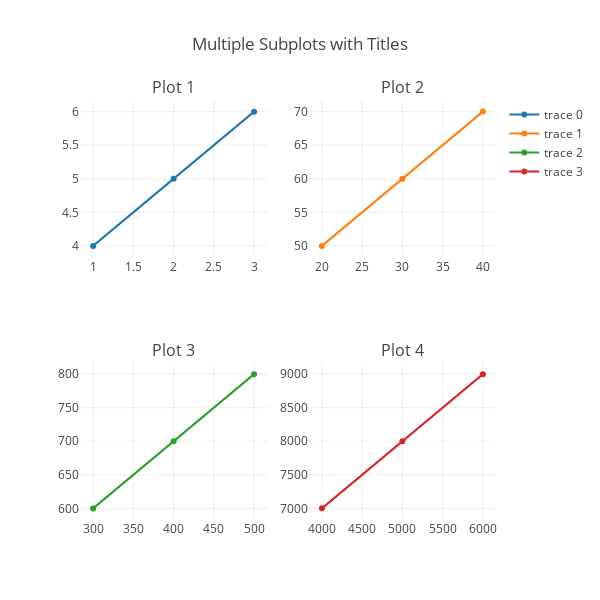

The notebook cell saved with this chart:
### Markdown cell above
## Multi subplots

### Code cell
from plotly import tools
# import plotly.plotly as py
import plotly.graph_objs as go
from plotly.offline import download_plotlyjs, init_notebook_mode, plot, iplot

init_notebook_mode(connected=True)

trace1 = go.Scatter(x=[1, 2, 3], y=[4, 5, 6])
trace2 = go.Scatter(x=[20, 30, 40], y=[50, 60, 70])
trace3 = go.Scatter(x=[300, 400, 500], y=[600, 700, 800])
trace4 = go.Scatter(x=[4000, 5000, 6000], y=[7000, 8000, 9000])

fig = tools.make_subplots(rows=2, cols=2, subplot_titles=('Plot 1', 'Plot 2',
                                                          'Plot 3', 'Plot 4'))

fig.append_trace(trace1, 1, 1)
fig.append_trace(trace2, 1, 2)
fig.append_trace(trace3, 2, 1)
fig.append_trace(trace4, 2, 2)

fig['layout'].update(height=600, width=600, title='Multiple Subplots' +
                                                  ' with Titles')

iplot(fig)

### Figure 1 — Plotly figure (JSON) as saved in the notebook; plotly's stock layout.template omitted (floating-point values rounded to 4 significant figures)
{"data": [{"type": "scatter", "x": [1, 2, 3], "xaxis": "x1", "y": [4, 5, 6], "yaxis": "y1"}, {"type": "scatter", "x": [20, 30, 40], "xaxis": "x2", "y": [50, 60, 70], "yaxis": "y2"}, {"type": "scatter", "x": [300, 400, 500], "xaxis": "x3", "y": [600, 700, 800], "yaxis": "y3"}, {"type": "scatter", "x": [4000, 5000, 6000], "xaxis": "x4", "y": [7000, 8000, 9000], "yaxis": "y4"}], "layout": {"annotations": [{"font": {"size": 16}, "showarrow": false, "text": "Plot 1", "x": 0.225, "xanchor": "center", "xref": "paper", "y": 1, "yanchor": "bottom", "yref": "paper"}, {"font": {"size": 16}, "showarrow": false, "text": "Plot 2", "x": 0.775, "xanchor": "center", "xref": "paper", "y": 1, "yanchor": "bottom", "yref": "paper"}, {"font": {"size": 16}, "showarrow": false, "text": "Plot 3", "x": 0.225, "xanchor": "center", "xref": "paper", "y": 0.375, "yanchor": "bottom", "yref": "paper"}, {"font": {"size": 16}, "showarrow": false, "text": "Plot 4", "x": 0.775, "xanchor": "center", "xref": "paper", "y": 0.375, "yanchor": "bottom", "yref": "paper"}], "height": 600, "title": "Multiple Subplots with Titles", "width": 600, "xaxis1": {"anchor": "y1", "domain": [0, 0.45]}, "xaxis2": {"anchor": "y2", "domain": [0.55, 1]}, "xaxis3": {"anchor": "y3", "domain": [0, 0.45]}, "xaxis4": {"anchor": "y4", "domain": [0.55, 1]}, "yaxis1": {"anchor": "x1", "domain": [0.625, 1]}, "yaxis2": {"anchor": "x2", "domain": [0.625, 1]}, "yaxis3": {"anchor": "x3", "domain": [0, 0.375]}, "yaxis4": {"anchor": "x4", "domain": [0, 0.375]}}}
